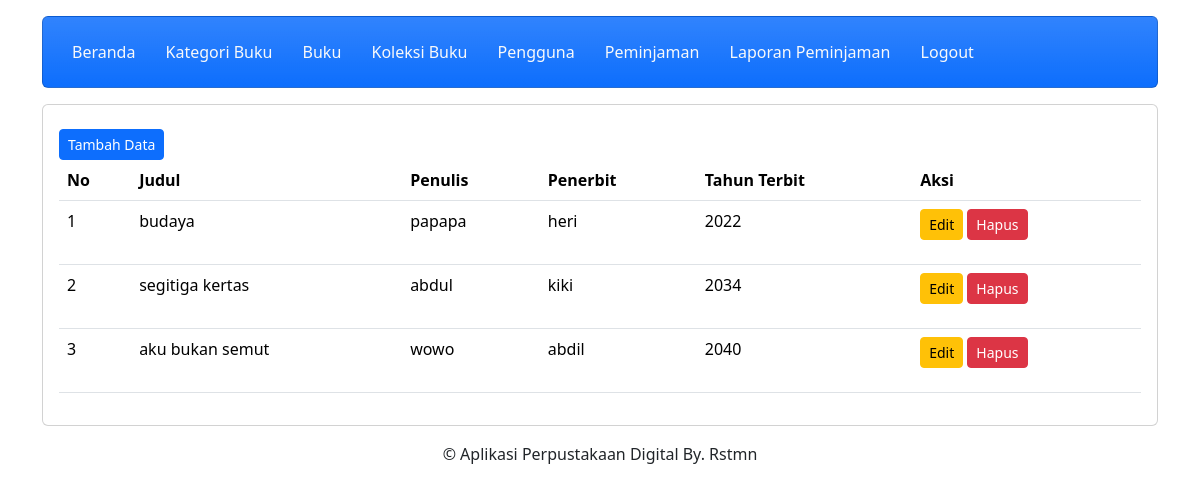
The app's page /admin/buku.php (signed in) with its own data.
### tables this page shows
CREATE TABLE `buku` (
  `buku_id` int(11) NOT NULL,
  `judul` varchar(255) NOT NULL,
  `penulis` varchar(255) NOT NULL,
  `penerbit` varchar(255) NOT NULL,
  `tahun_terbit` int(11) NOT NULL
);

### admin/buku.php (the view, shortened to what this page needs)
<?php
include 'header.php';
include 'navbar.php';
?>
<div class ="content mt-3">
		<div class ="card">
			<div class ="card-body">
			<a href="tambah_buku.php" class="btn btn-primary btn-sm mt-2">Tambah Data</a>
			<table class="table">
				<thead>
					<tr>
						<th>No</th>
						<th>Judul</th>
						<th>Penulis</th>
						<th>Penerbit</th>
						<th>Tahun Terbit</th>
						<th>Aksi</th>
					</tr>
				</thead>
				<tbody>
					 <?php
					include '../config/config.php';
					$no = 1;
					 $data = mysqli_query($conn,"select * from buku");
					 while($d = mysqli_fetch_array($data)){
					 ?>
						<tr>
							<td><?php echo $no++; ?></td>
							<td><?php echo $d['judul'];?></td>
							<td><?php echo $d['penulis'];?></td>
							<td><?php echo $d['penerbit'];?></td>
							<td><?php echo $d['tahun_terbit'];?></td>
							<td>
								<a href="edit_buku.php?buku_id=<?php echo $d['buku_id']; ?>" class="btn btn-warning btn-sm mb-3">Edit</a>
								<a href="proses_hapus_buku.php?buku_id=<?php echo $d['buku_id']; ?>" class="btn btn-danger btn-sm mb-3">Hapus</a>
							</td>
						</tr>
					<?php } ?>
				</tbody>
			</table>
		</div>
	</div>
</div>
<?php
include 'footer.php';
?>

### records on screen
buku: judul "budaya", penulis "papapa", penerbit "heri", tahun_terbit "2022"
buku: judul "segitiga kertas", penulis "abdul", penerbit "kiki", tahun_terbit "2034"
buku: judul "aku bukan semut", penulis "wowo", penerbit "abdil", tahun_terbit "2040"
